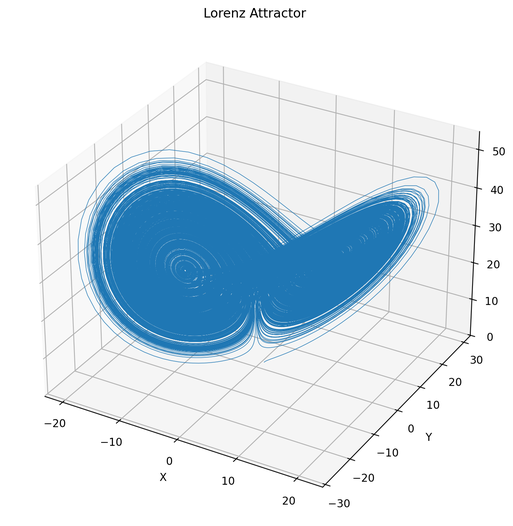
#> input picture lorenz_attractor.png, 513 x 526 px, shrunk from 1344 x 1378 before the run
$ jupyter execute 'lorenz attractor & rgb encryption.ipynb'
#> lines starting #> are read from the running program, lines starting #| are printed output that depends on the picture
[cell 1]
import numpy as np
import csv
import hashlib
from pathlib import Path

from PIL import Image
from google.colab import files
import matplotlib.pyplot as plt


# ============================================================
# CONFIGURATION
# ============================================================

SIGMA = 10.0
RHO = 28.0
BETA = 8.0 / 3.0

X0 = 1.0
Y0 = 1.0
Z0 = 1.0

DT = 0.01

OUTPUT_DIR = Path("lorenz_rgb_results")
OUTPUT_DIR.mkdir(exist_ok=True)


# ============================================================
# LORENZ EQUATIONS
# ============================================================

def lorenz_derivatives(x, y, z):

    dx = SIGMA * (y - x)
    dy = x * (RHO - z) - y
    dz = x * y - BETA * z

    return dx, dy, dz


# ============================================================
# GENERATE LORENZ ATTRACTOR
# ============================================================

def generate_lorenz(num_samples):

    x = np.zeros(num_samples)
    y = np.zeros(num_samples)
    z = np.zeros(num_samples)

    x[0] = X0
    y[0] = Y0
    z[0] = Z0

    for i in range(num_samples - 1):

        dx, dy, dz = lorenz_derivatives(
            x[i],
            y[i],
            z[i]
        )

        x[i + 1] = x[i] + DT * dx
        y[i + 1] = y[i] + DT * dy
        z[i + 1] = z[i] + DT * dz

    return x, y, z


# ============================================================
# FLOATING POINT → 16-BIT Q8.8
# ============================================================

def convert_to_16bit(values):

    return np.round(
        values * 256
    ).astype(np.uint16)


# ============================================================
# 16-BIT → 8-BIT KEY
#
# Upper 8 bits XOR Lower 8 bits
# ============================================================

def convert_16bit_to_8bit(values_16):

    upper_8 = (
        values_16 >> 8
    ).astype(np.uint8)

    lower_8 = (
        values_16 & 0xFF
    ).astype(np.uint8)

    key_8 = np.bitwise_xor(
        upper_8,
        lower_8
    )

    return upper_8, lower_8, key_8


# ============================================================
# UPLOAD IMAGE
# ============================================================

def upload_image():

    print("\nUPLOAD RGB IMAGE")
    print("You can upload an image of any size.")

    uploaded = files.upload()
#> the answer given: lorenz_attractor.png

    if not uploaded:
        raise RuntimeError(
            "No image was uploaded."
        )

    filename = list(
        uploaded.keys()
    )[0]

    print(f"Uploaded: {filename}")

    return filename


# ============================================================
# LOAD AND VALIDATE IMAGE
# ============================================================

def load_image(filename):

#> called with filename = 'lorenz_attractor.png'
    image = Image.open(filename)
#> image is the input picture: PIL image 513x526 RGBA; mean R, G, B, A 214.2, 227.6, 236.9, 255

    print("\nIMAGE INFORMATION")
    print("-" * 50)

    print(
        f"Original format : {image.format}"
    )
#| Original format : PNG

    print(
        f"Original mode   : {image.mode}"
    )
#| Original mode   : RGBA

    print(
        f"Original size   : {image.size}"
    )
#| Original size   : (513, 526)

    image = image.convert("RGB")
#> image: PIL image 513x526 RGB

    pixels = np.array(
        image,
        dtype=np.uint8
    )

    height, width, channels = (
        pixels.shape
    )
#> height = 526; width = 513; channels = 3

    print(
        f"Width           : {width}"
    )
#| Width           : 513

    print(
        f"Height          : {height}"
    )
#| Height          : 526

    print(
        f"Channels        : {channels}"
    )
#| Channels        : 3

    print(
        "Type            : 8-bit RGB"
    )

    print(
        f"Total pixels    : {width * height:,}"
    )
#| Total pixels    : 269,838

    assert channels == 3
    assert pixels.dtype == np.uint8

    print(
        "Image validation: PASS"
    )

    return pixels


# ============================================================
# GENERATE RGB KEYS
# ============================================================

def generate_rgb_keys(x, y, z):

    x16 = convert_to_16bit(x)
    y16 = convert_to_16bit(y)
    z16 = convert_to_16bit(z)

    x_upper, x_lower, red_key = (
        convert_16bit_to_8bit(x16)
    )

    y_upper, y_lower, green_key = (
        convert_16bit_to_8bit(y16)
    )

    z_upper, z_lower, blue_key = (
        convert_16bit_to_8bit(z16)
    )

    return (
        x16,
        y16,
        z16,
        x_upper,
        x_lower,
        y_upper,
        y_lower,
        z_upper,
        z_lower,
        red_key,
        green_key,
        blue_key
    )


# ============================================================
# DISPLAY SAMPLE LORENZ VALUES
# ============================================================

def display_samples(
    x,
    y,
    z,
    x16,
    y16,
    z16
):

    print("\nSAMPLE LORENZ VALUES")
    print("-" * 80)

    print(
        f"{'Index':<8}"
        f"{'X':<12}"
        f"{'Y':<12}"
        f"{'Z':<12}"
        f"{'X16':<10}"
        f"{'Y16':<10}"
        f"{'Z16':<10}"
    )

    print("-" * 80)

    for i in range(
        min(5, len(x))
    ):

        print(
            f"{i:<8}"
            f"{x[i]:<12.6f}"
            f"{y[i]:<12.6f}"
            f"{z[i]:<12.6f}"
            f"{int(x16[i]):<10}"
            f"{int(y16[i]):<10}"
            f"{int(z16[i]):<10}"
        )


# ============================================================
# DISPLAY 16-BIT → 8-BIT CONVERSION
# ============================================================

def display_key_conversion(
    x16,
    y16,
    z16,
    red_key,
    green_key,
    blue_key
):

    print("\nKEY CONVERSION")
    print("-" * 110)

    print(
        f"{'Index':<8}"
        f"{'X16':<18}"
        f"{'R Key':<15}"
        f"{'Y16':<18}"
        f"{'G Key':<15}"
        f"{'Z16':<18}"
        f"{'B Key':<15}"
    )

    print(
        f"{'':<8}"
        f"{'Decimal / Hex':<18}"
        f"{'Decimal / Hex':<15}"
        f"{'Decimal / Hex':<18}"
        f"{'Decimal / Hex':<15}"
        f"{'Decimal / Hex':<18}"
        f"{'Decimal / Hex':<15}"
    )

    print("-" * 110)

    for i in range(
        min(5, len(x16))
    ):

        x16_text = (
            f"{int(x16[i])} / 0x{int(x16[i]):04X}"
        )

        r_text = (
            f"{int(red_key[i])} / 0x{int(red_key[i]):02X}"
        )

        y16_text = (
            f"{int(y16[i])} / 0x{int(y16[i]):04X}"
        )

        g_text = (
            f"{int(green_key[i])} / "
            f"0x{int(green_key[i]):02X}"
        )

        z16_text = (
            f"{int(z16[i])} / 0x{int(z16[i]):04X}"
        )

        b_text = (
            f"{int(blue_key[i])} / "
            f"0x{int(blue_key[i]):02X}"
        )

        print(
            f"{i:<8}"
            f"{x16_text:<18}"
            f"{r_text:<15}"
            f"{y16_text:<18}"
            f"{g_text:<15}"
            f"{z16_text:<18}"
            f"{b_text:<15}"
        )


# ============================================================
# DISPLAY RGB KEYS
# ============================================================

def display_rgb_keys(
    red_key,
    green_key,
    blue_key
):

    print("\nGENERATED RGB KEYS")
    print("-" * 60)

    print(
        f"{'Index':<10}"
        f"{'Red':<15}"
        f"{'Green':<15}"
        f"{'Blue':<15}"
    )

    print("-" * 60)

    for i in range(
        min(5, len(red_key))
    ):

        red_text = (
            f"{int(red_key[i])} "
            f"(0x{int(red_key[i]):02X})"
        )

        green_text = (
            f"{int(green_key[i])} "
            f"(0x{int(green_key[i]):02X})"
        )

        blue_text = (
            f"{int(blue_key[i])} "
            f"(0x{int(blue_key[i]):02X})"
        )

        print(
            f"{i:<10}"
            f"{red_text:<15}"
            f"{green_text:<15}"
            f"{blue_text:<15}"
        )


# ============================================================
# ENCRYPT IMAGE
# ============================================================

def encrypt_image(
    image,
    red_key,
    green_key,
    blue_key
):

    pixels = image.reshape(
        -1,
        3
    )

    encrypted = np.empty_like(
        pixels
    )

    encrypted[:, 0] = (
        pixels[:, 0] ^ red_key
    )

    encrypted[:, 1] = (
        pixels[:, 1] ^ green_key
    )

    encrypted[:, 2] = (
        pixels[:, 2] ^ blue_key
    )

    return encrypted.reshape(
        image.shape
    )


# ============================================================
# DECRYPT IMAGE
# ============================================================

def decrypt_image(
    encrypted,
    red_key,
    green_key,
    blue_key
):

    pixels = encrypted.reshape(
        -1,
        3
    )

    decrypted = np.empty_like(
        pixels
    )

    decrypted[:, 0] = (
        pixels[:, 0] ^ red_key
    )

    decrypted[:, 1] = (
        pixels[:, 1] ^ green_key
    )

    decrypted[:, 2] = (
        pixels[:, 2] ^ blue_key
    )

    return decrypted.reshape(
        encrypted.shape
    )


# ============================================================
# SAVE IMAGE
# ============================================================

def save_image(
    array,
    filename
):

    Image.fromarray(
        array
    ).save(
        OUTPUT_DIR / filename
    )


# ============================================================
# SHA-256 HASH
# ============================================================

def calculate_hash(array):

    return hashlib.sha256(
        array.tobytes()
    ).hexdigest()


# ============================================================
# GENERATE CSV TEST VECTORS
# ============================================================

def generate_test_vectors(
    original,
    encrypted,
    decrypted,
    x,
    y,
    z,
    x16,
    y16,
    z16,
    red_key,
    green_key,
    blue_key
):

    filename = (
        OUTPUT_DIR /
        "rgb_test_vectors.csv"
    )

    original_flat = (
        original.reshape(-1, 3)
    )

    encrypted_flat = (
        encrypted.reshape(-1, 3)
    )

    decrypted_flat = (
        decrypted.reshape(-1, 3)
    )

    with open(
        filename,
        "w",
        newline=""
    ) as file:

        writer = csv.writer(file)

        writer.writerow([
            "index",

            "x",
            "y",
            "z",

            "x16_decimal",
            "x16_hex",
            "x16_binary",

            "y16_decimal",
            "y16_hex",
            "y16_binary",

            "z16_decimal",
            "z16_hex",
            "z16_binary",

            "red_key_decimal",
            "red_key_hex",
            "red_key_binary",

            "green_key_decimal",
            "green_key_hex",
            "green_key_binary",

            "blue_key_decimal",
            "blue_key_hex",
            "blue_key_binary",

            "original_r",
            "original_g",
            "original_b",

            "encrypted_r",
            "encrypted_g",
            "encrypted_b",

            "decrypted_r",
            "decrypted_g",
            "decrypted_b"
        ])

        for i in range(
            len(x)
        ):

            writer.writerow([

                i,

                x[i],
                y[i],
                z[i],

                int(x16[i]),
                f"{int(x16[i]):04X}",
                f"{int(x16[i]):016b}",

                int(y16[i]),
                f"{int(y16[i]):04X}",
                f"{int(y16[i]):016b}",

                int(z16[i]),
                f"{int(z16[i]):04X}",
                f"{int(z16[i]):016b}",

                int(red_key[i]),
                f"{int(red_key[i]):02X}",
                f"{int(red_key[i]):08b}",

                int(green_key[i]),
                f"{int(green_key[i]):02X}",
                f"{int(green_key[i]):08b}",

                int(blue_key[i]),
                f"{int(blue_key[i]):02X}",
                f"{int(blue_key[i]):08b}",

                int(original_flat[i, 0]),
                int(original_flat[i, 1]),
                int(original_flat[i, 2]),

                int(encrypted_flat[i, 0]),
                int(encrypted_flat[i, 1]),
                int(encrypted_flat[i, 2]),

                int(decrypted_flat[i, 0]),
                int(decrypted_flat[i, 1]),
                int(decrypted_flat[i, 2])
            ])

    print(
        f"\nTest-vector file created: {filename}"
    )

    return filename


# ============================================================
# LORENZ ATTRACTOR PLOT
# ============================================================

def plot_lorenz(
    x,
    y,
    z
):

    figure = plt.figure(
        figsize=(10, 7)
    )

    axis = figure.add_subplot(
        111,
        projection="3d"
    )

    axis.plot(
        x,
        y,
        z,
        linewidth=0.5
    )

    axis.set_title(
        "Lorenz Attractor"
    )

    axis.set_xlabel("X")
    axis.set_ylabel("Y")
    axis.set_zlabel("Z")

    plt.tight_layout()

    filename = (
        OUTPUT_DIR /
        "lorenz_attractor.png"
    )

    plt.savefig(
        filename,
        dpi=200,
        bbox_inches="tight"
    )

    plt.show()

    print(
        f"Lorenz plot saved: {filename}"
    )


# ============================================================
# MAIN PROGRAM
# ============================================================

print("\n" + "=" * 60)
print("LORENZ CHAOTIC RGB IMAGE ENCRYPTION")
print("=" * 60)


# ------------------------------------------------------------
# Upload image
# ------------------------------------------------------------

filename = upload_image()

original = load_image(
    filename
)

height, width, channels = (
    original.shape
)
#> height = 526; width = 513; channels = 3

total_pixels = (
    height * width
)
#> total_pixels = 269838


# ------------------------------------------------------------
# Generate Lorenz samples
# ------------------------------------------------------------

print(
    f"\nGenerating {total_pixels:,} "
    f"Lorenz samples..."
)
#> (printed output is left out)

x, y, z = generate_lorenz(
    total_pixels
)

print(
    "Lorenz generation: PASS"
)


# ------------------------------------------------------------
# Convert Lorenz values
# ------------------------------------------------------------

(
    x16,
    y16,
    z16,
    x_upper,
    x_lower,
    y_upper,
    y_lower,
    z_upper,
    z_lower,
    red_key,
    green_key,
    blue_key
) = generate_rgb_keys(
    x,
    y,
    z
)

print(
    "16-bit conversion: PASS"
)

print(
    "8-bit RGB key generation: PASS"
)


# ------------------------------------------------------------
# Display samples
# ------------------------------------------------------------

display_samples(
    x,
    y,
    z,
    x16,
    y16,
    z16
)

display_key_conversion(
    x16,
    y16,
    z16,
    red_key,
    green_key,
    blue_key
)

display_rgb_keys(
    red_key,
    green_key,
    blue_key
)


# ------------------------------------------------------------
# Lorenz plot
# ------------------------------------------------------------

print(
    "\nGenerating Lorenz attractor plot..."
)

plot_lorenz(
    x,
    y,
    z
)
#> in plot_lorenz, `plt.savefig( filename, dpi=200, bbox_inches="tight" )`:
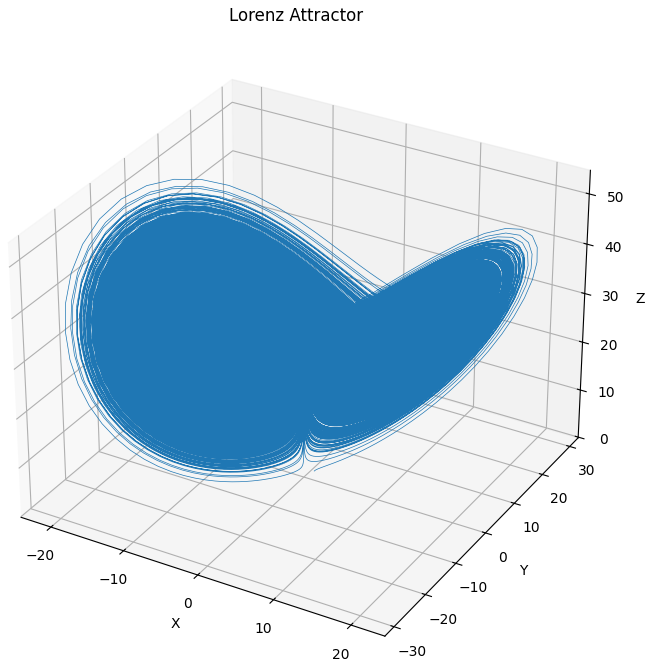
#> figure drawn by matplotlib, 1 panel


# ------------------------------------------------------------
# Encryption
# ------------------------------------------------------------

print(
    "\nEncrypting RGB image..."
)

encrypted = encrypt_image(
    original,
    red_key,
    green_key,
    blue_key
)
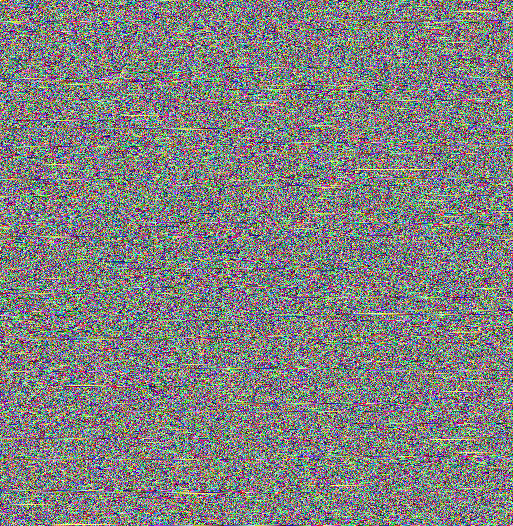
#> encrypted: shape (526, 513, 3); mean R, G, B 128.6, 128.8, 127.6

print(
    "Encryption: PASS"
)


# ------------------------------------------------------------
# Decryption
# ------------------------------------------------------------

print(
    "\nDecrypting RGB image..."
)

decrypted = decrypt_image(
    encrypted,
    red_key,
    green_key,
    blue_key
)

print(
    "Decryption completed."
)


# ============================================================
# VERIFICATION
# ============================================================

mismatch_mask = (
    original != decrypted
)
#> mismatch_mask: shape (526, 513, 3) bool; every value is 0

mismatch_count = int(
    np.count_nonzero(
        mismatch_mask
    )
)
#> mismatch_count = 0

max_difference = int(
    np.max(
        np.abs(
            original.astype(np.int16)
            -
            decrypted.astype(np.int16)
        )
    )
)
#> max_difference = 0

original_hash = calculate_hash(
    original
)

decrypted_hash = calculate_hash(
    decrypted
)

hash_match = (
    original_hash ==
    decrypted_hash
)
#> hash_match = True


print("\n" + "=" * 60)
print("IMAGE ENCRYPTION RESULTS")
print("=" * 60)

print(
    f"Image dimensions   : "
    f"{width} × {height}"
)
#| Image dimensions   : 513 × 526

print(
    f"Total pixels       : "
    f"{total_pixels:,}"
)
#| Total pixels       : 269,838

print(
    f"Different pixels   : "
    f"{mismatch_count}"
)
#| Different pixels   : 0

print(
    f"Maximum difference : "
    f"{max_difference}"
)
#| Maximum difference : 0

print(
    f"Hash check         : "
    f"{'PASS' if hash_match else 'FAIL'}"
)
#| Hash check         : PASS

print(
    f"Decryption check   : "
    f"{'PASS' if mismatch_count == 0 else 'FAIL'}"
)
#| Decryption check   : PASS

assert mismatch_count == 0
assert max_difference == 0
assert hash_match


# ============================================================
# SAVE OUTPUT IMAGES
# ============================================================

save_image(
    original,
    "original_rgb.png"
)

save_image(
    encrypted,
    "encrypted_rgb.png"
)

save_image(
    decrypted,
    "decrypted_rgb.png"
)


# ============================================================
# TEST VECTOR CSV
# ============================================================

vector_file = generate_test_vectors(
    original,
    encrypted,
    decrypted,
    x,
    y,
    z,
    x16,
    y16,
    z16,
    red_key,
    green_key,
    blue_key
)


# ============================================================
# IMAGE COMPARISON
# ============================================================

plt.figure(
    figsize=(15, 5)
)

plt.subplot(
    1,
    3,
    1
)

plt.imshow(
    original
)

plt.title(
    "Original RGB"
)

plt.axis("off")


plt.subplot(
    1,
    3,
    2
)

plt.imshow(
    encrypted
)

plt.title(
    "Encrypted RGB"
)

plt.axis("off")


plt.subplot(
    1,
    3,
    3
)

plt.imshow(
    decrypted
)

plt.title(
    "Decrypted RGB"
)

plt.axis("off")


plt.tight_layout()

comparison_file = (
    OUTPUT_DIR /
    "image_comparison.png"
)

plt.savefig(
    comparison_file,
    dpi=200,
    bbox_inches="tight"
)
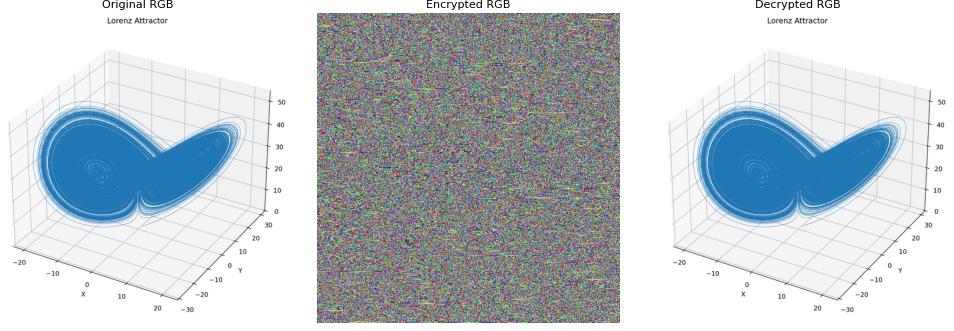
#> figure drawn by matplotlib, 3 panels

plt.show()


# ============================================================
# GENERATED FILES
# ============================================================

print("\n" + "=" * 60)
print("GENERATED FILES")
print("=" * 60)

print(
    OUTPUT_DIR /
    "original_rgb.png"
)

print(
    OUTPUT_DIR /
    "encrypted_rgb.png"
)

print(
    OUTPUT_DIR /
    "decrypted_rgb.png"
)

print(
    vector_file
)
#| lorenz_rgb_results/rgb_test_vectors.csv

print(
    comparison_file
)

print(
    OUTPUT_DIR /
    "lorenz_attractor.png"
)


# ============================================================
# FINAL RESULT
# ============================================================

print("\n" + "=" * 60)
print("FINAL RESULT: PASS")
print("=" * 60)

print(
    "\nAll Lorenz RGB encryption operations completed."
)
